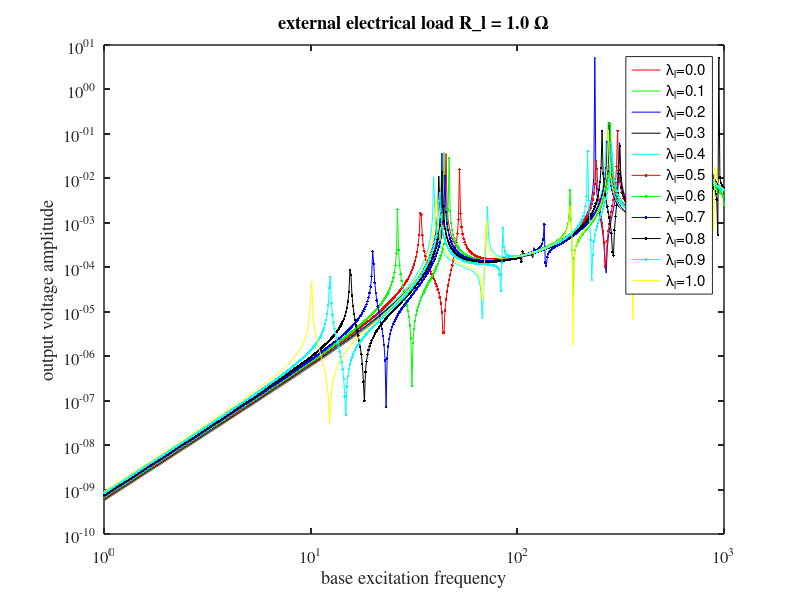
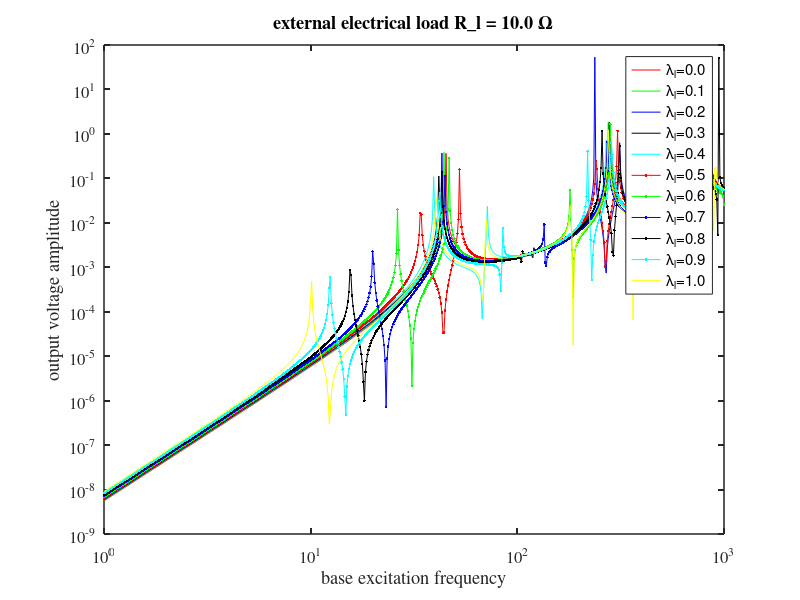
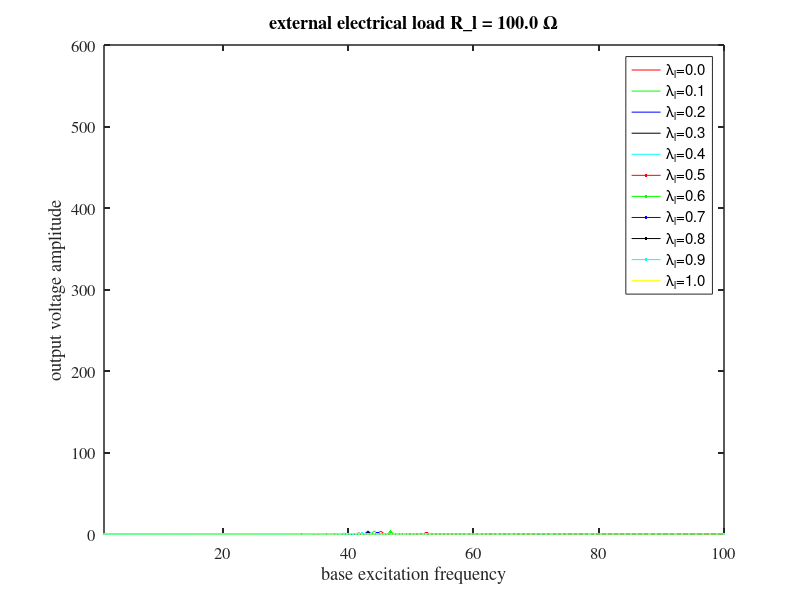

Here is the MATLAB script that generated these plots, in order:
clc;clear;close all;



result00 = load('bm_ext_base_laml_l_00e-3.mat'); 
vplist00  = result00.Vplist;
result01 = load('bm_ext_base_laml_l_10e-3.mat'); 
vplist01  = result01.Vplist;
result02 = load('bm_ext_base_laml_l_20e-3.mat'); 
vplist02  = result02.Vplist;
result03 = load('bm_ext_base_laml_l_30e-3.mat'); 
vplist03  = result03.Vplist;
result04 = load('bm_ext_base_laml_l_40e-3.mat'); 
vplist04  = result04.Vplist;
result05 = load('bm_ext_base_laml_l_50e-3.mat'); 
vplist05  = result05.Vplist;
result06 = load('bm_ext_base_laml_l_60e-3.mat'); 
vplist06  = result06.Vplist;
result07 = load('bm_ext_base_laml_l_70e-3.mat');
vplist07  = result07.Vplist;
result08 = load('bm_ext_base_laml_l_80e-3.mat'); 
vplist08  = result08.Vplist;
result09 = load('bm_ext_base_laml_l_90e-3.mat'); 
vplist09  = result09.Vplist;
result10 = load('bm_ext_base_laml_l_100e-3.mat'); 
vplist10  = result10.Vplist;

fr = result00.fr;
Rl = result00.Rl;
xib  = result00.xib;

%% Rl from 1 ohm to 10 Mohm, different laml
% figure(1)
% mesh(fr,Rl,abs(vplist00), 'DisplayName','\lambda_l=0.0'); hold on
% mesh(fr,Rl,abs(vplist01), 'DisplayName','\lambda_l=0.1')
% mesh(fr,Rl,abs(vplist02), 'DisplayName','\lambda_l=0.2')
% mesh(fr,Rl,abs(vplist03), 'DisplayName','\lambda_l=0.3')
% mesh(fr,Rl,abs(vplist04), 'DisplayName','\lambda_l=0.4')
% mesh(fr,Rl,abs(vplist05), 'DisplayName','\lambda_l=0.5')
% mesh(fr,Rl,abs(vplist06), 'DisplayName','\lambda_l=0.6')
% mesh(fr,Rl,abs(vplist07), 'DisplayName','\lambda_l=0.7')
% mesh(fr,Rl,abs(vplist08), 'DisplayName','\lambda_l=0.8')
% mesh(fr,Rl,abs(vplist09), 'DisplayName','\lambda_l=0.9')
% surf(fr,Rl,abs(vplist10), 'DisplayName','\lambda_l=1.0')
% set(gca,'XScale','log');
% set(gca,'YScale','log');
% set(gca,'ZScale','log');
% xlabel('fr');
% ylabel('Rl');
% zlabel('output voltage amplitude');
% set(gca, 'linewidth', 1.1, 'fontsize', 12, 'fontname', 'times')
% set(gcf, 'color', 'w')
% legend('show')
% title('length ratio \lambda\_l = 0.0')



%% Rl  1 ohm, different laml
figure(2)
plot(fr(1,:),abs(vplist00(1,:)),'r', 'DisplayName','\lambda_l=0.0'); hold on
plot(fr(1,:),abs(vplist01(1,:)),'g', 'DisplayName','\lambda_l=0.1')
plot(fr(1,:),abs(vplist02(1,:)),'b', 'DisplayName','\lambda_l=0.2')
plot(fr(1,:),abs(vplist03(1,:)),'k', 'DisplayName','\lambda_l=0.3')
plot(fr(1,:),abs(vplist04(1,:)),'c', 'DisplayName','\lambda_l=0.4')
plot(fr(1,:),abs(vplist05(1,:)),'r.-', 'DisplayName','\lambda_l=0.5')
plot(fr(1,:),abs(vplist06(1,:)),'g.-', 'DisplayName','\lambda_l=0.6')
plot(fr(1,:),abs(vplist07(1,:)),'b.-', 'DisplayName','\lambda_l=0.7')
plot(fr(1,:),abs(vplist08(1,:)),'k.-', 'DisplayName','\lambda_l=0.8')
plot(fr(1,:),abs(vplist09(1,:)),'c.-', 'DisplayName','\lambda_l=0.9')
plot(fr(1,:),abs(vplist10(1,:)),'y', 'DisplayName','\lambda_l=1.0')
set(gca,'XScale','log');
set(gca,'YScale','log');
xlabel('base excitation frequency');
ylabel('output voltage amplitude');
set(gca, 'linewidth', 1.1, 'fontsize', 12, 'fontname', 'times')
set(gcf, 'color', 'w')
legend('show')
title('external electrical load R\_l = 1.0 \Omega')


%% Rl  10 ohm, different laml
figure(3)
plot(fr(1,:),abs(vplist00(2,:)),'r', 'DisplayName','\lambda_l=0.0'); hold on
plot(fr(1,:),abs(vplist01(2,:)),'g', 'DisplayName','\lambda_l=0.1')
plot(fr(1,:),abs(vplist02(2,:)),'b', 'DisplayName','\lambda_l=0.2')
plot(fr(1,:),abs(vplist03(2,:)),'k', 'DisplayName','\lambda_l=0.3')
plot(fr(1,:),abs(vplist04(2,:)),'c', 'DisplayName','\lambda_l=0.4')
plot(fr(1,:),abs(vplist05(2,:)),'r.-', 'DisplayName','\lambda_l=0.5')
plot(fr(1,:),abs(vplist06(2,:)),'g.-', 'DisplayName','\lambda_l=0.6')
plot(fr(1,:),abs(vplist07(2,:)),'b.-', 'DisplayName','\lambda_l=0.7')
plot(fr(1,:),abs(vplist08(2,:)),'k.-', 'DisplayName','\lambda_l=0.8')
plot(fr(1,:),abs(vplist09(2,:)),'c.-', 'DisplayName','\lambda_l=0.9')
plot(fr(1,:),abs(vplist10(2,:)),'y', 'DisplayName','\lambda_l=1.0')
set(gca,'XScale','log');
set(gca,'YScale','log');
xlabel('base excitation frequency');
ylabel('output voltage amplitude');
set(gca, 'linewidth', 1.1, 'fontsize', 12, 'fontname', 'times')
set(gcf, 'color', 'w')
legend('show')
title('external electrical load R\_l = 10.0 \Omega')



%% Rl  100 ohm, different laml
figure(4)
plot(fr(1,:),abs(vplist00(3,:)),'r', 'DisplayName','\lambda_l=0.0'); hold on
plot(fr(1,:),abs(vplist01(3,:)),'g', 'DisplayName','\lambda_l=0.1')
plot(fr(1,:),abs(vplist02(3,:)),'b', 'DisplayName','\lambda_l=0.2')
plot(fr(1,:),abs(vplist03(3,:)),'k', 'DisplayName','\lambda_l=0.3')
plot(fr(1,:),abs(vplist04(3,:)),'c', 'DisplayName','\lambda_l=0.4')
plot(fr(1,:),abs(vplist05(3,:)),'r.-', 'DisplayName','\lambda_l=0.5')
plot(fr(1,:),abs(vplist06(3,:)),'g.-', 'DisplayName','\lambda_l=0.6')
plot(fr(1,:),abs(vplist07(3,:)),'b.-', 'DisplayName','\lambda_l=0.7')
plot(fr(1,:),abs(vplist08(3,:)),'k.-', 'DisplayName','\lambda_l=0.8')
plot(fr(1,:),abs(vplist09(3,:)),'c.-', 'DisplayName','\lambda_l=0.9')
plot(fr(1,:),abs(vplist10(3,:)),'y', 'DisplayName','\lambda_l=1.0')
% set(gca,'XScale','log');
% set(gca,'YScale','log');
xlim([1,100]);
xlabel('base excitation frequency');
ylabel('output voltage amplitude');
set(gca, 'linewidth', 1.1, 'fontsize', 12, 'fontname', 'times')
set(gcf, 'color', 'w')
legend('show')
title('external electrical load R\_l = 100.0 \Omega')
